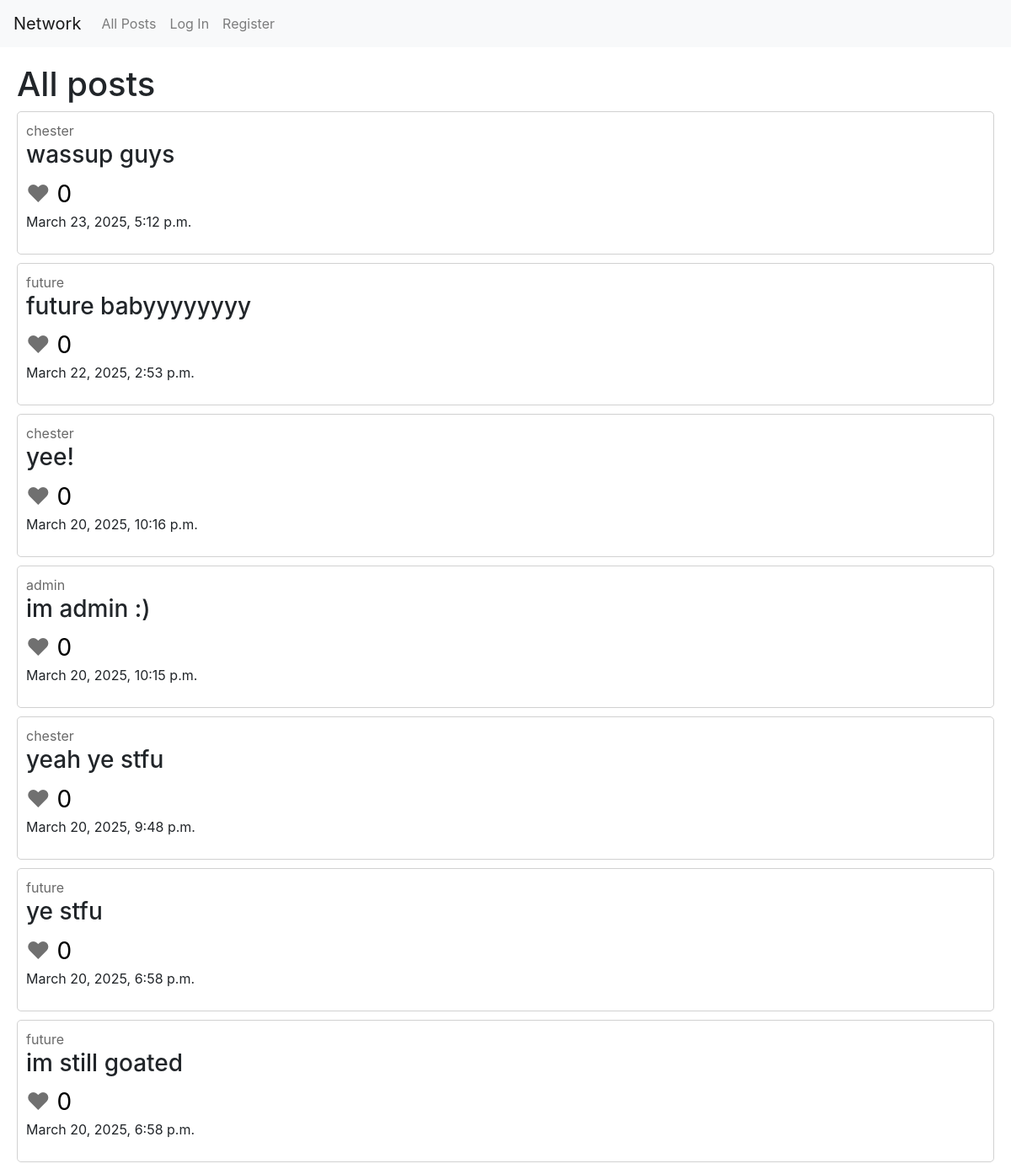
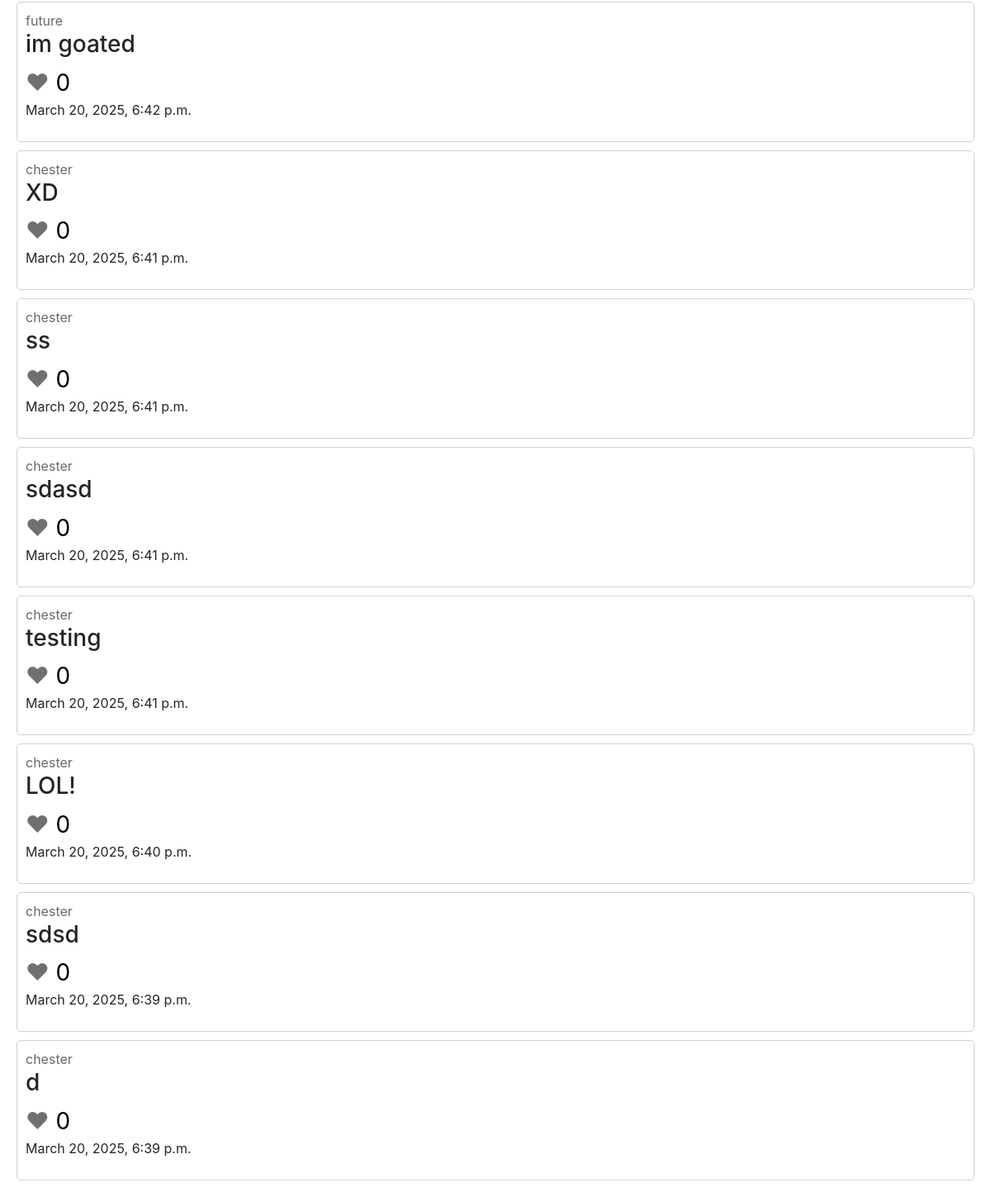
The page / on the database its author committed (2 pictures, top to bottom).
### network/models.py (models this page shows)
class Post(models.Model):
    content = models.TextField(max_length=250)
    likes = models.IntegerField(default=0)
    creator = models.ForeignKey(User, on_delete=models.CASCADE)
    timestamp = models.DateTimeField(auto_now_add=True)

class User(AbstractUser):
    followers = models.ManyToManyField("self", blank=True, symmetrical=False, related_name="following_users")
    following = models.ManyToManyField("self", blank=True, symmetrical=False, related_name="followers_users")

### network/views.py (the view)
# urls.py: path("", views.index, name="index"),
def index(request):
    all_posts = Post.objects.all().order_by("-timestamp")
    if request.method == "POST":
        content = request.POST["content"]
        new_post = Post(content=content, creator=request.user)
        new_post.save()
        return HttpResponseRedirect(reverse('index'))
    else:
        return render(request, "network/index.html", {
            "all_posts": all_posts
        })

### network/templates/network/index.html (shortened to what this page needs)
{% extends "network/layout.html" %}
{% block body %}
    <h1>All posts</h1>
    {% include 'network/posts.html' %}
{% endblock %}

### network/templates/network/posts.html (shortened to what this page needs)
{% for post in all_posts %}
    <div class="post">
        <span><a href="{% url 'user_account' post.creator %}" class="user-link">{{ post.creator }}</a></span>
        <h3 class="post-content">{{ post.content }}</h3>
        <span class="heart">&hearts;</span><span class="likes"> {{ post.likes }}</span>
        <p>
        <span>{{ post.timestamp }}</span>
        </p>
    </div>
    {% empty %}
    <h3>No posts at the moment</h3>
{% endfor %}

### network/static/network/styles.css (style rules this page uses)
.post { border: solid rgb(209, 209, 209) 1px; border-radius: 5px; margin-bottom: 10px; padding: 10px; }
.user-link { color: rgb(105, 105, 105); }
.heart { font-size: 28px; color: rgb(112, 112, 112); }
.likes { color: rgb(0, 0, 0); font-size: 28px; }

### rows shown on the page
Post: creator "chester", content "wassup guys", likes "0", timestamp "March 23, 2025, 5:12 p.m."
Post: creator "future", content "future babyyyyyyyy", likes "0", timestamp "March 22, 2025, 2:53 p.m."
Post: creator "chester", content "yee!", likes "0", timestamp "March 20, 2025, 10:16 p.m."
Post: creator "admin", content "im admin :)", likes "0", timestamp "March 20, 2025, 10:15 p.m."
Post: creator "chester", content "yeah ye stfu", likes "0", timestamp "March 20, 2025, 9:48 p.m."
Post: creator "future", content "ye stfu", likes "0", timestamp "March 20, 2025, 6:58 p.m."
Post: creator "future", content "im still goated", likes "0", timestamp "March 20, 2025, 6:58 p.m."
Post: creator "future", content "im goated", likes "0", timestamp "March 20, 2025, 6:42 p.m."
Post: creator "chester", content "XD", likes "0", timestamp "March 20, 2025, 6:41 p.m."
Post: creator "chester", content "ss", likes "0", timestamp "March 20, 2025, 6:41 p.m."
Post: creator "chester", content "sdasd", likes "0", timestamp "March 20, 2025, 6:41 p.m."
Post: creator "chester", content "testing", likes "0", timestamp "March 20, 2025, 6:41 p.m."
Post: creator "chester", content "LOL!", likes "0", timestamp "March 20, 2025, 6:40 p.m."
Post: creator "chester", content "sdsd", likes "0", timestamp "March 20, 2025, 6:39 p.m."
Post: creator "chester", content "d", likes "0", timestamp "March 20, 2025, 6:39 p.m."
